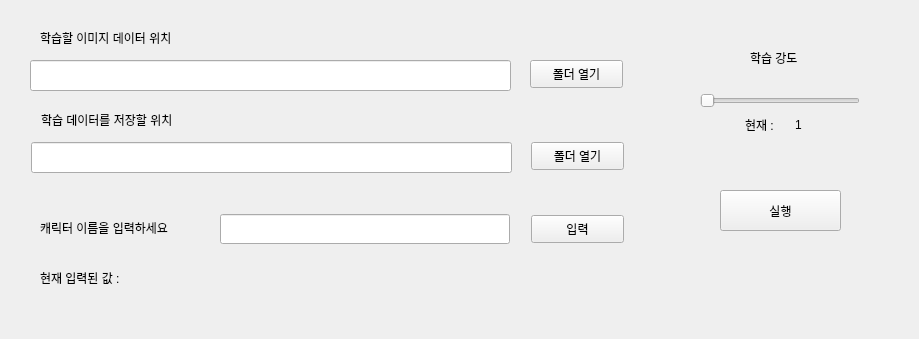
<?xml version="1.0" encoding="UTF-8"?>
<ui version="4.0">
 <class>Form</class>
 <widget class="QWidget" name="Form">
  <property name="geometry">
   <rect>
    <x>0</x>
    <y>0</y>
    <width>919</width>
    <height>339</height>
   </rect>
  </property>
  <property name="windowTitle">
   <string>추가 학습</string>
  </property>
  <widget class="QLineEdit" name="SrcPath">
   <property name="geometry">
    <rect>
     <x>30</x>
     <y>60</y>
     <width>481</width>
     <height>31</height>
    </rect>
   </property>
  </widget>
  <widget class="QPushButton" name="BtnOpenSrc">
   <property name="geometry">
    <rect>
     <x>530</x>
     <y>60</y>
     <width>93</width>
     <height>28</height>
    </rect>
   </property>
   <property name="text">
    <string>폴더 열기</string>
   </property>
  </widget>
  <widget class="QLabel" name="label_3">
   <property name="geometry">
    <rect>
     <x>750</x>
     <y>50</y>
     <width>71</width>
     <height>16</height>
    </rect>
   </property>
   <property name="text">
    <string>학습 강도</string>
   </property>
  </widget>
  <widget class="QSlider" name="horizontalSlider">
   <property name="geometry">
    <rect>
     <x>700</x>
     <y>90</y>
     <width>160</width>
     <height>22</height>
    </rect>
   </property>
   <property name="orientation">
    <enum>Qt::Horizontal</enum>
   </property>
  </widget>
  <widget class="QLabel" name="label_2">
   <property name="geometry">
    <rect>
     <x>40</x>
     <y>30</y>
     <width>191</width>
     <height>16</height>
    </rect>
   </property>
   <property name="text">
    <string>학습할 이미지 데이터 위치</string>
   </property>
  </widget>
  <widget class="QLineEdit" name="DestPath">
   <property name="geometry">
    <rect>
     <x>31</x>
     <y>142</y>
     <width>481</width>
     <height>31</height>
    </rect>
   </property>
  </widget>
  <widget class="QLabel" name="label_4">
   <property name="geometry">
    <rect>
     <x>41</x>
     <y>112</y>
     <width>181</width>
     <height>16</height>
    </rect>
   </property>
   <property name="text">
    <string>학습 데이터를 저장할 위치</string>
   </property>
  </widget>
  <widget class="QPushButton" name="BtnOpenDest">
   <property name="geometry">
    <rect>
     <x>531</x>
     <y>142</y>
     <width>93</width>
     <height>28</height>
    </rect>
   </property>
   <property name="text">
    <string>폴더 열기</string>
   </property>
  </widget>
  <widget class="QPushButton" name="BtnRun">
   <property name="geometry">
    <rect>
     <x>720</x>
     <y>190</y>
     <width>121</width>
     <height>41</height>
    </rect>
   </property>
   <property name="text">
    <string>실행</string>
   </property>
  </widget>
  <widget class="QLabel" name="label_5">
   <property name="geometry">
    <rect>
     <x>40</x>
     <y>220</y>
     <width>181</width>
     <height>16</height>
    </rect>
   </property>
   <property name="text">
    <string>캐릭터 이름을 입력하세요</string>
   </property>
  </widget>
  <widget class="QPushButton" name="BtnNameInput">
   <property name="geometry">
    <rect>
     <x>531</x>
     <y>215</y>
     <width>93</width>
     <height>28</height>
    </rect>
   </property>
   <property name="text">
    <string>입력</string>
   </property>
  </widget>
  <widget class="QLineEdit" name="LineNameInput">
   <property name="geometry">
    <rect>
     <x>220</x>
     <y>214</y>
     <width>290</width>
     <height>30</height>
    </rect>
   </property>
  </widget>
  <widget class="QLabel" name="LabelNameInput">
   <property name="geometry">
    <rect>
     <x>160</x>
     <y>268</y>
     <width>351</width>
     <height>20</height>
    </rect>
   </property>
   <property name="text">
    <string/>
   </property>
  </widget>
  <widget class="QLabel" name="label_7">
   <property name="geometry">
    <rect>
     <x>40</x>
     <y>270</y>
     <width>121</width>
     <height>16</height>
    </rect>
   </property>
   <property name="text">
    <string>현재 입력된 값 :</string>
   </property>
  </widget>
  <widget class="QLabel" name="label_8">
   <property name="geometry">
    <rect>
     <x>745</x>
     <y>117</y>
     <width>51</width>
     <height>16</height>
    </rect>
   </property>
   <property name="text">
    <string>현재 :</string>
   </property>
  </widget>
  <widget class="QLabel" name="LabelValueSlider">
   <property name="geometry">
    <rect>
     <x>795</x>
     <y>117</y>
     <width>31</width>
     <height>16</height>
    </rect>
   </property>
   <property name="text">
    <string>1</string>
   </property>
  </widget>
 </widget>
 <resources/>
 <connections/>
</ui>
